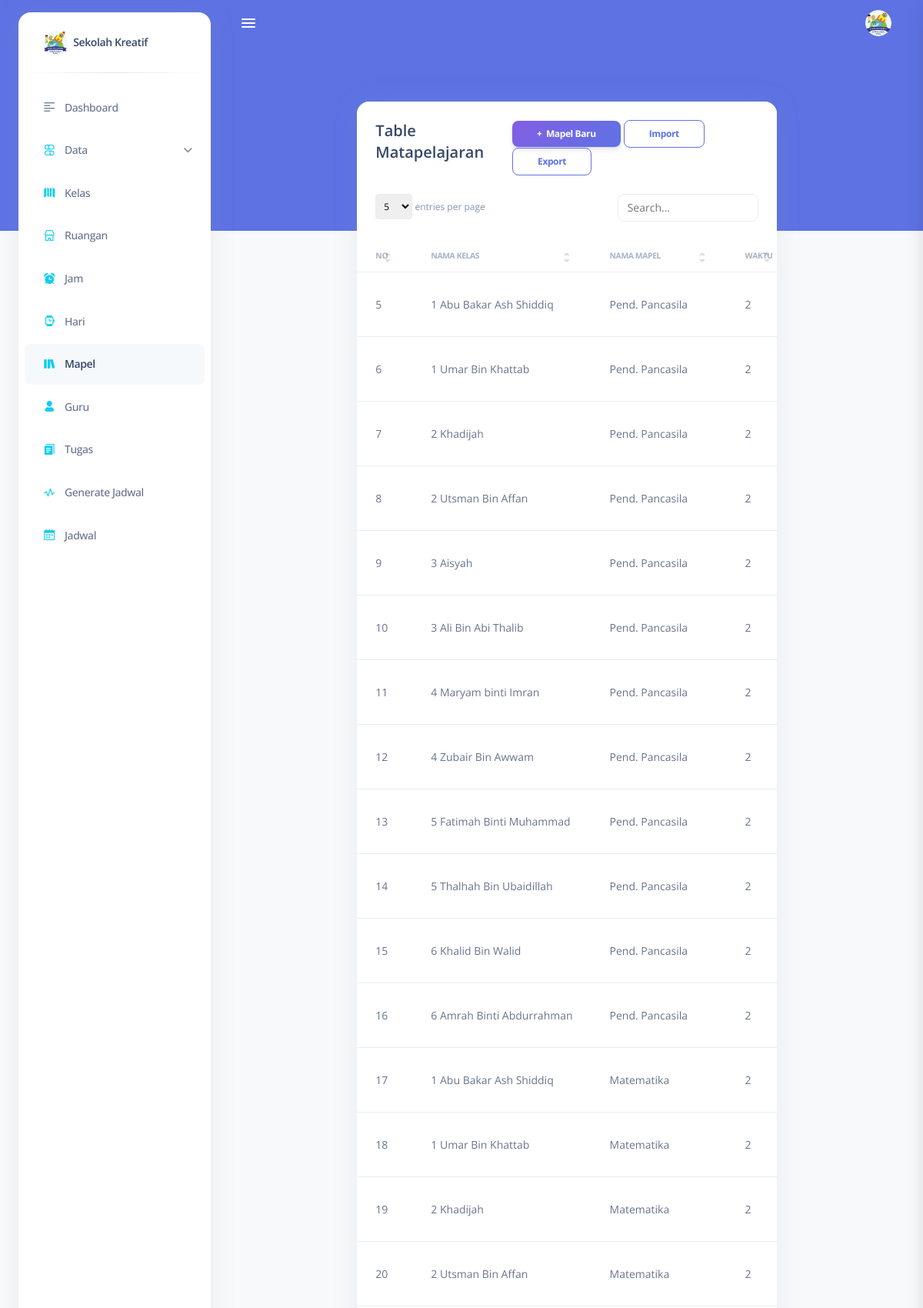
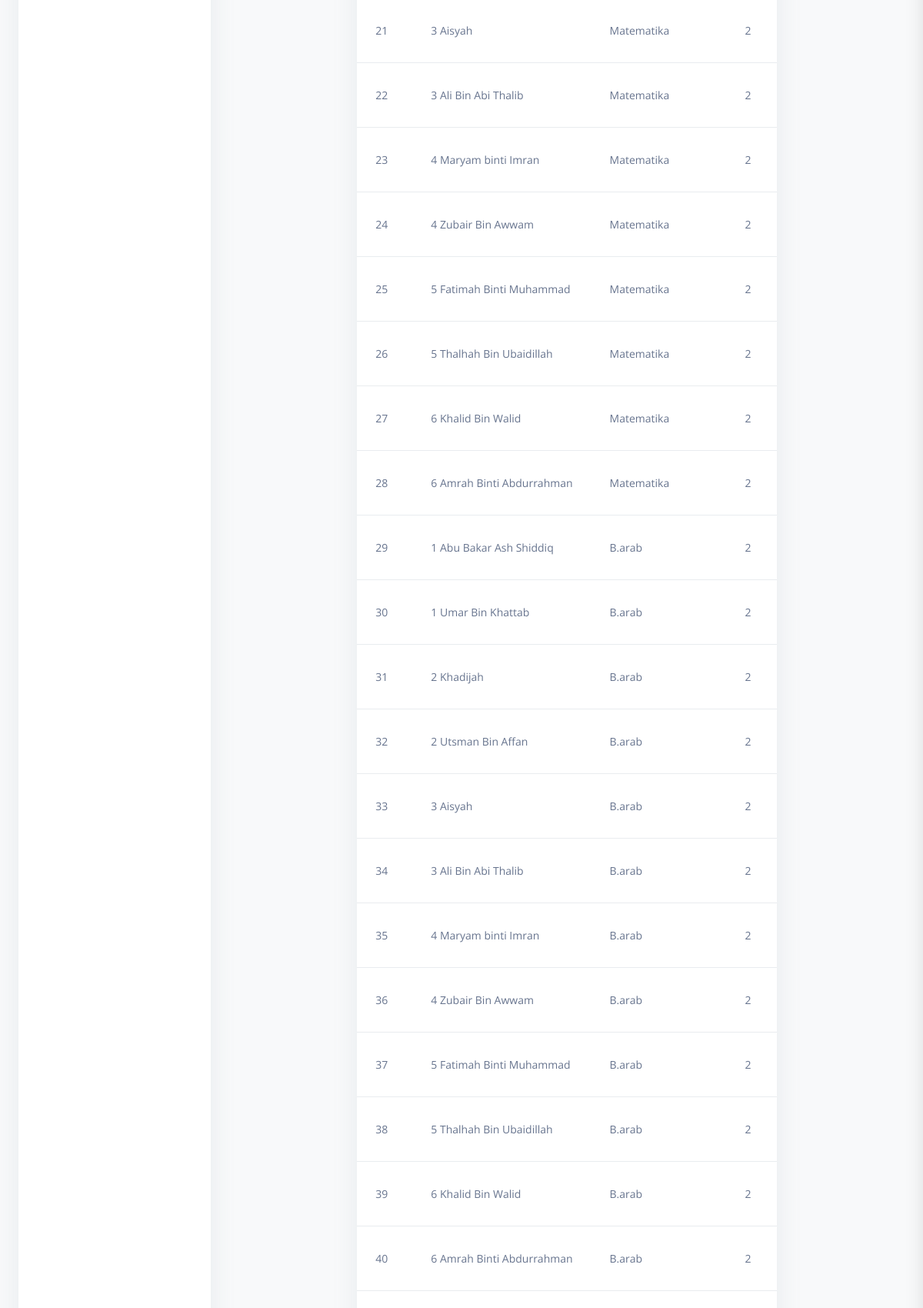
Screenshot of /mapel/ (signed in, upper part) with the database file from the repository (2 pictures, top to bottom).
### core/models.py (models this page shows, shortened)
class MataPelajaran(models.Model):
    nama_mapel = models.CharField(max_length=50)
    kelas = models.ForeignKey(Kelas, on_delete=models.SET_NULL, null=True)
    waktu = models.IntegerField()

class Kelas(models.Model):
    nama_kelas = models.CharField(max_length=50)

### core/jadwalviews.py (the view)
# urls.py: path('mapel/', jadwalviews.form_Mapel, name='mapel'),
@login_required(login_url='login')
def form_Mapel(request):
    context = {'mapel_form' : MataPelajaran.objects.all()}
    return render(request, 'penjadwalan/mapel/mapel_form.html', context)

### core/templatetags/auth_extras.py (called while the page is built)
@register.filter(name='has_group')
def has_group(user, group_name):
    try:
        group = Group.objects.get(name=group_name)
    except Group.DoesNotExist:
        return False
    return True if group in user.groups.all() else False

### templates/penjadwalan/mapel/mapel_form.html (shortened to what this page needs)
{% extends 'base.html' %}
{% load crispy_forms_tags %}
{% load static %}
{% block content  %}
      <main class="main-content position-relative border-radius-lg ">
      <div class="container-fluid py-4">
        <div class="row justify-content-center mt-4">
          <div class="col-8">
            <div class="card">
             <div class="card-header pb-0">
                       <div class="d-lg-flex">
                         <div>
                           <h5 class="mb-0">Table Matapelajaran</h5>
                                                    </div>
                         <div class="ms-auto my-auto mt-lg-0 mt-4">
                           <div class="ms-auto my-auto">
                              <a href="{% url 'create_mapel' %}" class="btn bg-gradient-primary btn-sm mb-0">+&nbsp; Mapel Baru</a>
                              <a href="{% url 'importmapel' %}" class="btn btn-outline-primary btn-sm mb-0"> Import</a>
                              <a href="{% url 'exportkelas' %}" class="btn btn-outline-primary btn-sm mb-0"> Export</a>
                           </div>
                         </div>
                       </div>
                     </div>
              <div class="table-responsive">
                <table class="table table-flush" id="datatable-search">
                  <thead class="thead-light">
                    <tr>
                      <th>No</th>
                      <th>Nama Kelas</th>
                      <th>Nama Mapel</th>
                      <th>Waktu</th>
                    </tr>
                  </thead>
                  <tbody>
                    {% for mp in mapel_form %}
                    <tr>
                      <td class="text-sm font-weight-normal">{{mp.id}}</td>
                      <td class="text-sm font-weight-normal">{{mp.kelas.nama_kelas}}</td>
                      <td class="text-sm font-weight-normal">{{mp.nama_mapel}}</td>
                      <td class="text-sm font-weight-normal">{{mp.waktu}}</td>
                    </tr>
                    {% endfor%}
                  </tbody>
                </table>
              </div>
            </div>
          </div>
          </div>
        </div>
</main>
{% endblock content  %}

### rows the page displays
MataPelajaran: id "5", kelas.nama_kelas "1 Abu Bakar Ash Shiddiq", nama_mapel "Pend. Pancasila", waktu "2"
MataPelajaran: id "6", kelas.nama_kelas "1 Umar Bin Khattab", nama_mapel "Pend. Pancasila", waktu "2"
MataPelajaran: id "7", kelas.nama_kelas "2 Khadijah", nama_mapel "Pend. Pancasila", waktu "2"
MataPelajaran: id "8", kelas.nama_kelas "2 Utsman Bin Affan", nama_mapel "Pend. Pancasila", waktu "2"
MataPelajaran: id "9", kelas.nama_kelas "3 Aisyah", nama_mapel "Pend. Pancasila", waktu "2"
MataPelajaran: id "10", kelas.nama_kelas "3 Ali Bin Abi Thalib", nama_mapel "Pend. Pancasila", waktu "2"
MataPelajaran: id "11", kelas.nama_kelas "4 Maryam binti Imran", nama_mapel "Pend. Pancasila", waktu "2"
MataPelajaran: id "12", kelas.nama_kelas "4 Zubair Bin Awwam", nama_mapel "Pend. Pancasila", waktu "2"
MataPelajaran: id "13", kelas.nama_kelas "5 Fatimah Binti Muhammad", nama_mapel "Pend. Pancasila", waktu "2"
MataPelajaran: id "14", kelas.nama_kelas "5 Thalhah Bin Ubaidillah", nama_mapel "Pend. Pancasila", waktu "2"
MataPelajaran: id "15", kelas.nama_kelas "6 Khalid Bin Walid", nama_mapel "Pend. Pancasila", waktu "2"
MataPelajaran: id "16", kelas.nama_kelas "6 Amrah Binti Abdurrahman", nama_mapel "Pend. Pancasila", waktu "2"
MataPelajaran: id "17", kelas.nama_kelas "1 Abu Bakar Ash Shiddiq", nama_mapel "Matematika", waktu "2"
MataPelajaran: id "18", kelas.nama_kelas "1 Umar Bin Khattab", nama_mapel "Matematika", waktu "2"
MataPelajaran: id "19", kelas.nama_kelas "2 Khadijah", nama_mapel "Matematika", waktu "2"
MataPelajaran: id "20", kelas.nama_kelas "2 Utsman Bin Affan", nama_mapel "Matematika", waktu "2"
MataPelajaran: id "21", kelas.nama_kelas "3 Aisyah", nama_mapel "Matematika", waktu "2"
MataPelajaran: id "22", kelas.nama_kelas "3 Ali Bin Abi Thalib", nama_mapel "Matematika", waktu "2"
MataPelajaran: id "23", kelas.nama_kelas "4 Maryam binti Imran", nama_mapel "Matematika", waktu "2"
MataPelajaran: id "24", kelas.nama_kelas "4 Zubair Bin Awwam", nama_mapel "Matematika", waktu "2"
MataPelajaran: id "25", kelas.nama_kelas "5 Fatimah Binti Muhammad", nama_mapel "Matematika", waktu "2"
MataPelajaran: id "26", kelas.nama_kelas "5 Thalhah Bin Ubaidillah", nama_mapel "Matematika", waktu "2"
MataPelajaran: id "27", kelas.nama_kelas "6 Khalid Bin Walid", nama_mapel "Matematika", waktu "2"
MataPelajaran: id "28", kelas.nama_kelas "6 Amrah Binti Abdurrahman", nama_mapel "Matematika", waktu "2"
MataPelajaran: id "29", kelas.nama_kelas "1 Abu Bakar Ash Shiddiq", nama_mapel "B.arab", waktu "2"
MataPelajaran: id "30", kelas.nama_kelas "1 Umar Bin Khattab", nama_mapel "B.arab", waktu "2"
MataPelajaran: id "31", kelas.nama_kelas "2 Khadijah", nama_mapel "B.arab", waktu "2"
MataPelajaran: id "32", kelas.nama_kelas "2 Utsman Bin Affan", nama_mapel "B.arab", waktu "2"
MataPelajaran: id "33", kelas.nama_kelas "3 Aisyah", nama_mapel "B.arab", waktu "2"
MataPelajaran: id "34", kelas.nama_kelas "3 Ali Bin Abi Thalib", nama_mapel "B.arab", waktu "2"
MataPelajaran: id "35", kelas.nama_kelas "4 Maryam binti Imran", nama_mapel "B.arab", waktu "2"
MataPelajaran: id "36", kelas.nama_kelas "4 Zubair Bin Awwam", nama_mapel "B.arab", waktu "2"
MataPelajaran: id "37", kelas.nama_kelas "5 Fatimah Binti Muhammad", nama_mapel "B.arab", waktu "2"
MataPelajaran: id "38", kelas.nama_kelas "5 Thalhah Bin Ubaidillah", nama_mapel "B.arab", waktu "2"
MataPelajaran: id "39", kelas.nama_kelas "6 Khalid Bin Walid", nama_mapel "B.arab", waktu "2"
MataPelajaran: id "40", kelas.nama_kelas "6 Amrah Binti Abdurrahman", nama_mapel "B.arab", waktu "2"
